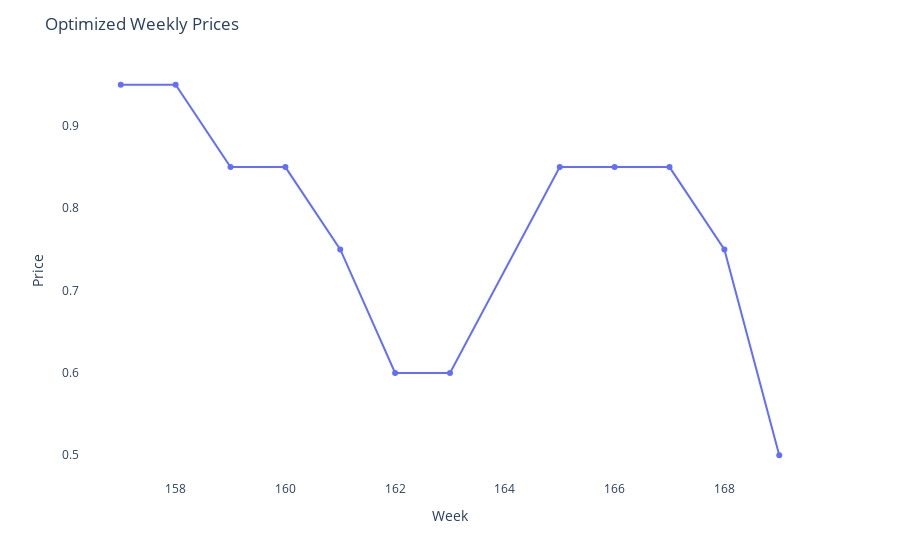

Notebook cell for this chart:
### Markdown cell above
### Plot Results

### Code cell
fig = px.line(df, x=df.index, y='price', markers=True)
fig.update_layout(title='Optimized Weekly Prices', xaxis_title='Week', yaxis_title='Price', plot_bgcolor='white')
fig.show()

### Figure 1 — Plotly figure (JSON) as saved in the notebook; plotly's stock layout.template omitted (floating-point values rounded to 4 significant figures)
{"data": [{"hovertemplate": "index=%{x}<br>price=%{y}<extra></extra>", "legendgroup": "", "line": {"color": "#636efa", "dash": "solid"}, "marker": {"symbol": "circle"}, "mode": "lines+markers", "name": "", "orientation": "h", "showlegend": false, "type": "scatter", "x": [157, 158, 159, 160, 161, 162, 163, 165, 166, 167, 168, 169], "xaxis": "x", "y": [0.95, 0.95, 0.85, 0.85, 0.75, 0.6, 0.6, 0.85, 0.85, 0.85, 0.75, 0.5], "yaxis": "y"}], "layout": {"legend": {"tracegroupgap": 0}, "margin": {"t": 60}, "plot_bgcolor": "white", "title": {"text": "Optimized Weekly Prices"}, "xaxis": {"anchor": "y", "domain": [0, 1], "title": {"text": "Week"}}, "yaxis": {"anchor": "x", "domain": [0, 1], "title": {"text": "Price"}}}}
